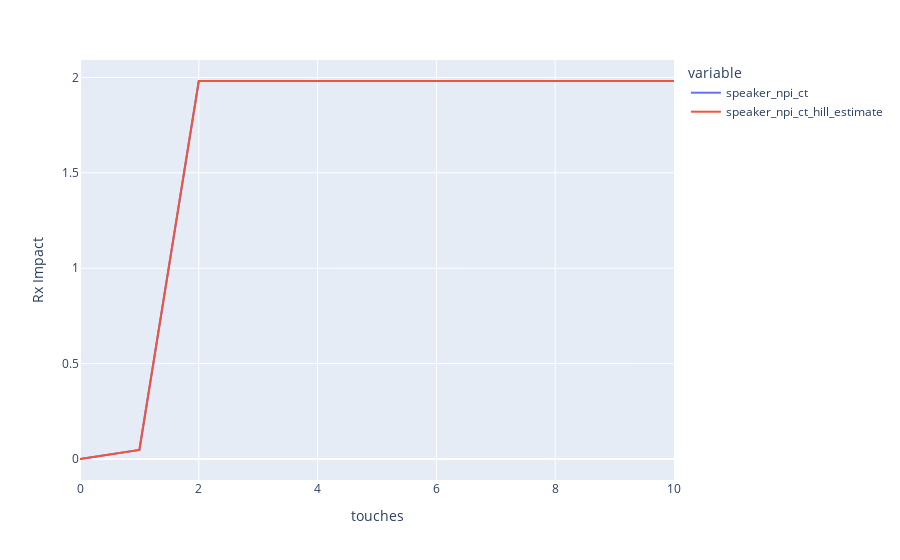

Notebook source saved alongside this figure:
### Code cell
response_curves.plot(channel1['resp_df'], 'touches', ['speaker_npi_ct', 'speaker_npi_ct_hill_estimate'])

### Figure 1 — Plotly figure (JSON) as saved in the notebook; plotly's stock layout.template omitted (floating-point values rounded to 4 significant figures)
{"data": [{"hovertemplate": "variable=speaker_npi_ct<br>touches=%{x}<br>value=%{y}<extra></extra>", "legendgroup": "speaker_npi_ct", "line": {"color": "#636efa", "dash": "solid"}, "marker": {"symbol": "circle"}, "mode": "lines", "name": "speaker_npi_ct", "orientation": "v", "showlegend": true, "type": "scatter", "x": [0, 1, 2, 3, 4, 5, 6, 7, 8, 9, 10], "xaxis": "x", "y": [0, 0.04722, 1.981, 1.981, 1.981, 1.981, 1.981, 1.981, 1.981, 1.981, 1.981], "yaxis": "y"}, {"hovertemplate": "variable=speaker_npi_ct_hill_estimate<br>touches=%{x}<br>value=%{y}<extra></extra>", "legendgroup": "speaker_npi_ct_hill_estimate", "line": {"color": "#EF553B", "dash": "solid"}, "marker": {"symbol": "circle"}, "mode": "lines", "name": "speaker_npi_ct_hill_estimate", "orientation": "v", "showlegend": true, "type": "scatter", "x": [0, 1, 2, 3, 4, 5, 6, 7, 8, 9, 10], "xaxis": "x", "y": [0, 0.04722, 1.981, 1.981, 1.981, 1.981, 1.981, 1.981, 1.981, 1.981, 1.981], "yaxis": "y"}], "layout": {"legend": {"title": {"text": "variable"}, "tracegroupgap": 0}, "margin": {"t": 60}, "xaxis": {"anchor": "y", "domain": [0, 1], "title": {"text": "touches"}}, "yaxis": {"anchor": "x", "domain": [0, 1], "title": {"text": "Rx Impact"}}}}
